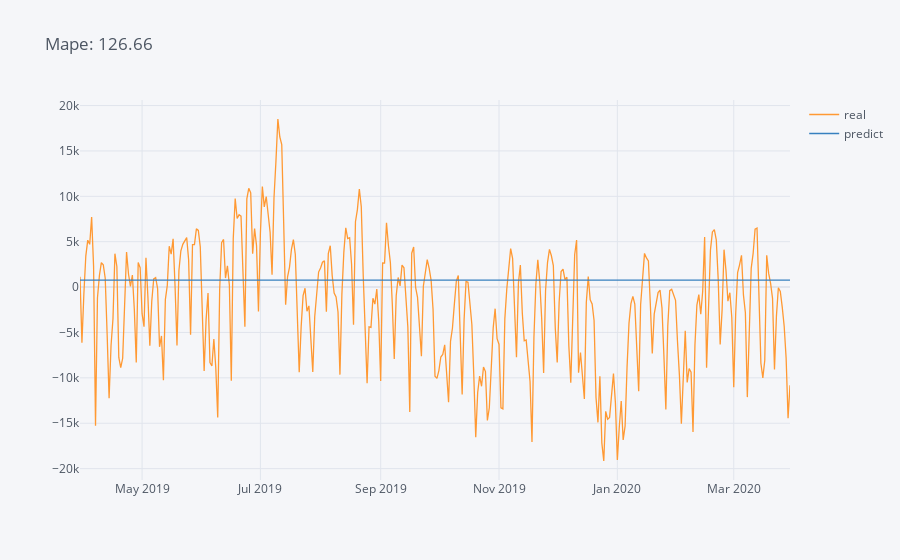

Source (notebook cell):
### Code cell
lok = plottn.loc["2019-03-30":"2020-03-30"]
mape = mape_(lok)
lok[["real", "predict"]].iplot(title = f"Mape: {mape:.2f}")

### Figure 1 — Plotly figure (JSON) as saved in the notebook; plotly's stock layout.template omitted (floating-point values rounded to 4 significant figures; data arrays with more than 128 entries replaced by an {"elided": "..."} marker saying what was removed)
{"data": [{"line": {"color": "rgba(255, 153, 51, 1.0)", "dash": "solid", "shape": "linear", "width": 1.3}, "mode": "lines", "name": "real", "text": "", "type": "scatter", "x": {"elided": "367 str values"}, "y": {"elided": "367 float values"}}, {"line": {"color": "rgba(55, 128, 191, 1.0)", "dash": "solid", "shape": "linear", "width": 1.3}, "mode": "lines", "name": "predict", "text": "", "type": "scatter", "x": {"elided": "367 str values"}, "y": {"elided": "367 float values"}}], "layout": {"legend": {"bgcolor": "#F5F6F9", "font": {"color": "#4D5663"}}, "paper_bgcolor": "#F5F6F9", "plot_bgcolor": "#F5F6F9", "title": {"font": {"color": "#4D5663"}, "text": "Mape: 126.66"}, "xaxis": {"gridcolor": "#E1E5ED", "showgrid": true, "tickfont": {"color": "#4D5663"}, "title": {"font": {"color": "#4D5663"}, "text": ""}, "zerolinecolor": "#E1E5ED"}, "yaxis": {"gridcolor": "#E1E5ED", "showgrid": true, "tickfont": {"color": "#4D5663"}, "title": {"font": {"color": "#4D5663"}, "text": ""}, "zerolinecolor": "#E1E5ED"}}}
